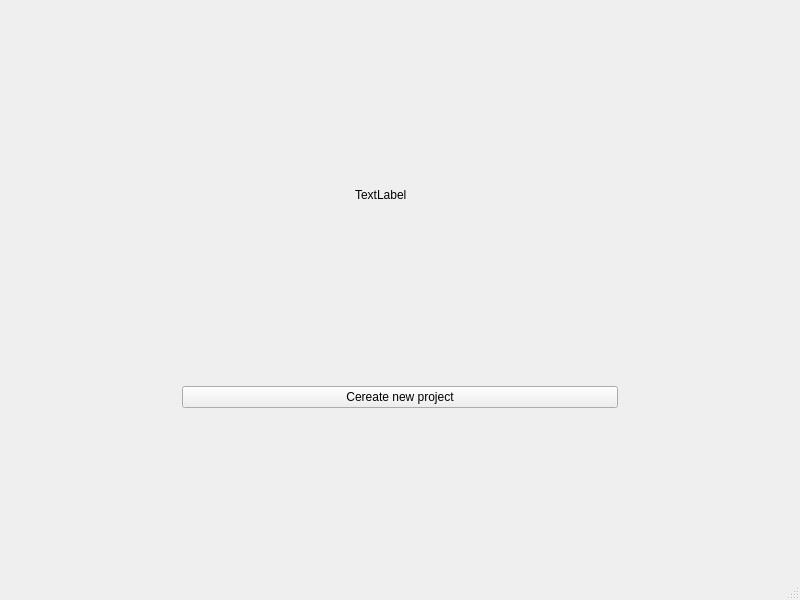
<?xml version="1.0" encoding="UTF-8"?>
<ui version="4.0">
 <class>MainWindow</class>
 <widget class="QMainWindow" name="MainWindow">
  <property name="geometry">
   <rect>
    <x>0</x>
    <y>0</y>
    <width>800</width>
    <height>600</height>
   </rect>
  </property>
  <property name="windowTitle">
   <string>MainWindow</string>
  </property>
  <widget class="QWidget" name="centralwidget">
   <layout class="QGridLayout" name="gridLayout">
    <item row="1" column="3">
     <spacer name="horizontalSpacer">
      <property name="orientation">
       <enum>Qt::Horizontal</enum>
      </property>
      <property name="sizeHint" stdset="0">
       <size>
        <width>40</width>
        <height>20</height>
       </size>
      </property>
     </spacer>
    </item>
    <item row="4" column="1" colspan="3">
     <spacer name="verticalSpacer_2">
      <property name="orientation">
       <enum>Qt::Vertical</enum>
      </property>
      <property name="sizeHint" stdset="0">
       <size>
        <width>20</width>
        <height>40</height>
       </size>
      </property>
     </spacer>
    </item>
    <item row="2" column="1" colspan="3">
     <spacer name="verticalSpacer">
      <property name="orientation">
       <enum>Qt::Vertical</enum>
      </property>
      <property name="sizeHint" stdset="0">
       <size>
        <width>20</width>
        <height>40</height>
       </size>
      </property>
     </spacer>
    </item>
    <item row="1" column="0">
     <spacer name="horizontalSpacer_4">
      <property name="orientation">
       <enum>Qt::Horizontal</enum>
      </property>
      <property name="sizeHint" stdset="0">
       <size>
        <width>40</width>
        <height>20</height>
       </size>
      </property>
     </spacer>
    </item>
    <item row="1" column="1">
     <spacer name="horizontalSpacer_2">
      <property name="orientation">
       <enum>Qt::Horizontal</enum>
      </property>
      <property name="sizeHint" stdset="0">
       <size>
        <width>40</width>
        <height>20</height>
       </size>
      </property>
     </spacer>
    </item>
    <item row="3" column="1" colspan="3">
     <widget class="QPushButton" name="newProjectButton">
      <property name="text">
       <string>Cereate new project</string>
      </property>
     </widget>
    </item>
    <item row="1" column="2">
     <widget class="QLabel" name="markerLogoImg">
      <property name="sizePolicy">
       <sizepolicy hsizetype="Fixed" vsizetype="Fixed">
        <horstretch>0</horstretch>
        <verstretch>0</verstretch>
       </sizepolicy>
      </property>
      <property name="minimumSize">
       <size>
        <width>90</width>
        <height>90</height>
       </size>
      </property>
      <property name="maximumSize">
       <size>
        <width>90</width>
        <height>90</height>
       </size>
      </property>
      <property name="text">
       <string>TextLabel</string>
      </property>
     </widget>
    </item>
    <item row="0" column="2">
     <spacer name="verticalSpacer_3">
      <property name="orientation">
       <enum>Qt::Vertical</enum>
      </property>
      <property name="sizeHint" stdset="0">
       <size>
        <width>20</width>
        <height>40</height>
       </size>
      </property>
     </spacer>
    </item>
    <item row="1" column="4">
     <spacer name="horizontalSpacer_5">
      <property name="orientation">
       <enum>Qt::Horizontal</enum>
      </property>
      <property name="sizeHint" stdset="0">
       <size>
        <width>40</width>
        <height>20</height>
       </size>
      </property>
     </spacer>
    </item>
    <item row="5" column="0" colspan="5">
     <layout class="QHBoxLayout" name="styleSwitchLayout">
      <item>
       <spacer name="horizontalSpacer_3">
        <property name="orientation">
         <enum>Qt::Horizontal</enum>
        </property>
        <property name="sizeHint" stdset="0">
         <size>
          <width>40</width>
          <height>20</height>
         </size>
        </property>
       </spacer>
      </item>
     </layout>
    </item>
   </layout>
  </widget>
  <widget class="QStatusBar" name="statusbar"/>
 </widget>
 <resources/>
 <connections/>
</ui>
